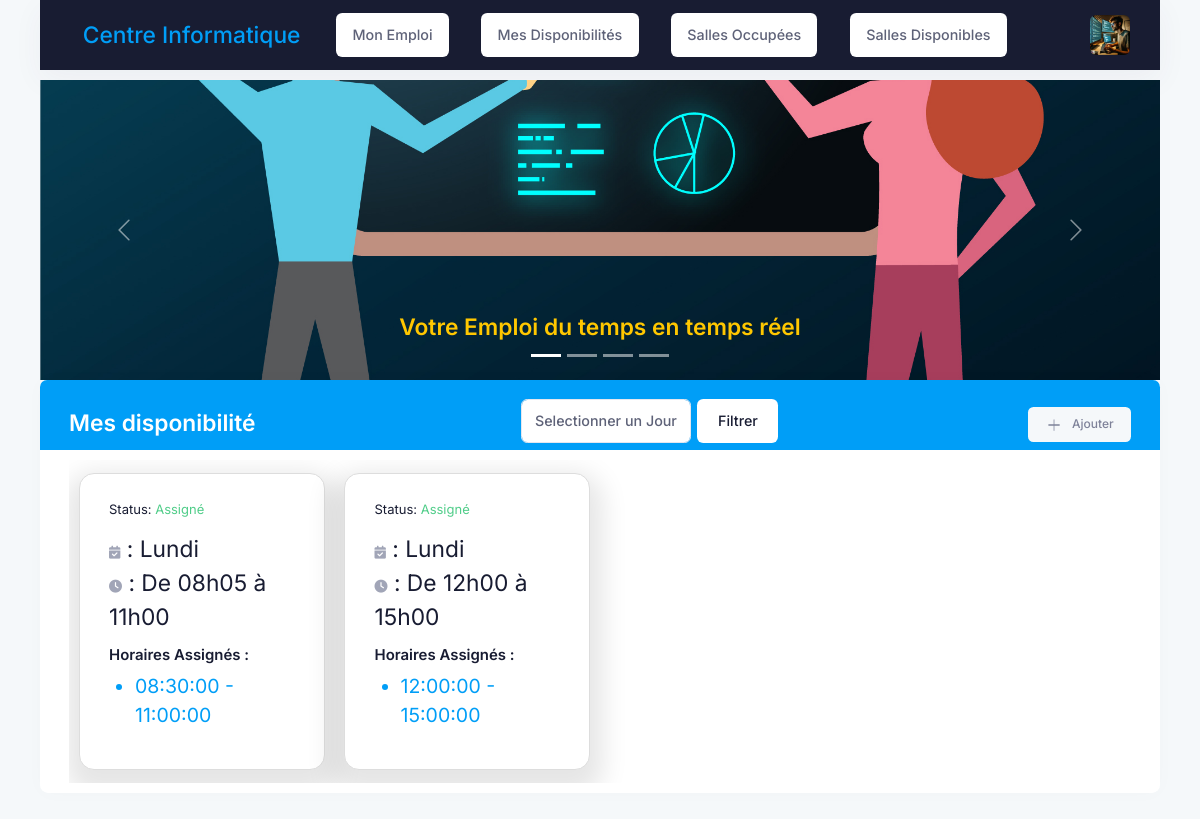
/disp (signed in), run on an earlier commit of the app's database.
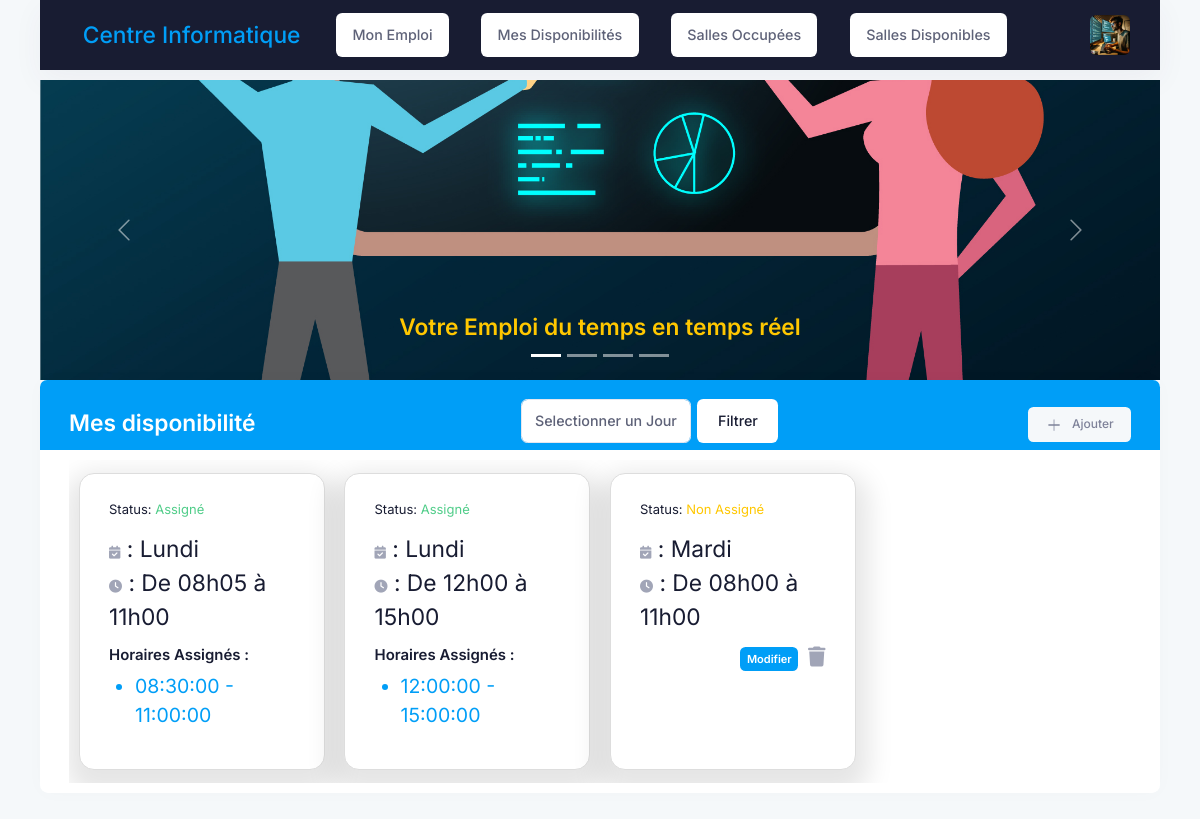
And on a later commit of the database.
### account/models.py (models this page shows, shortened)
class Teacher(models.Model):
    user = models.OneToOneField(User, on_delete=models.CASCADE)
    telephone = models.CharField(max_length=100)
    photo = models.ImageField(upload_to='teacher_photos/', blank=True, null=True)  # Ajout du champ photo de profil
    adresse = models.CharField(max_length=255, blank=True, null=True)  # Ajout du champ adresse
    cv = models.FileField(upload_to='teacher_cvs/', blank=True, null=True)  # Ajout du champ CV
    class Meta:
        verbose_name= 'Professeur'

### EmploiApp/models.py (models this page shows, shortened)
class ProfDispoWeek(models.Model):
    DAYS_OF_WEEK = [
        (0, 'Lundi'),
        (1, 'Mardi'),
        (2, 'Mercredi'),
        (3, 'Jeudi'),
        (4, 'Vendredi'),
        (5, 'Samedi'),
        (6, 'Dimanche'),
    ]
    teacher = models.ForeignKey('account.Teacher', on_delete=models.CASCADE)
    day_week = models.IntegerField(choices=DAYS_OF_WEEK)
    start_time = models.TimeField()
    end_time = models.TimeField()
    busy = models.BooleanField(default=False)  # Vérifie si la disponibilité est affectée ou pas
    occupied_intervals = models.JSONField(default=list, blank=True,null=True)  # Stocker les intervalles occupés

### EmploiApp/views.py (the view, shortened to what this page needs)
# urls.py: path('disp',views.dispo, name="dispo"),
@login_required(login_url="account:app_login")
def dispo(request):
    user = request.user
    try:
        owner = Teacher.objects.get(user=user)
    except Teacher.DoesNotExist:
        return redirect('account:app_logout')
    search_day = request.GET.get('search_day')
    dispo_list = ProfDispoWeek.objects.filter(teacher=owner).order_by('day_week', 'start_time')
    if search_day is not None and search_day != '':
        dispo_list = dispo_list.filter(day_week=int(search_day))
    paginator = Paginator(dispo_list, 8)
    page_number = request.GET.get('page')
    page_obj = paginator.get_page(page_number)
    for dispo in page_obj:
        print("Occupied intervals:", dispo.occupied_intervals)  # Ajoutez ceci avant de retourner le contexte
    context = {
        "dispos": page_obj,
        'form': Dispoform(),
    }
    return render(request, "teacher/dispo.html", context)

### EmploiApp/forms.py (shortened to what this page needs)
class Dispoform(forms.ModelForm):
        class Meta:
            model = ProfDispoWeek
            fields = ['day_week', 'start_time', 'end_time']  # Assurez-vous d'inclure tous les champs nécessaires
            widgets = {
                'day_week': forms.Select(attrs={
                    'class': 'form-control',
                    'placeholder': 'Sélectionnez le jour de la semaine'  # Optionnel
                }),
                'start_time': forms.TimeInput(attrs={
                    'class': 'form-control',
                    'type': 'time',  # Cela affichera un sélecteur d'heure dans certains navigateurs
                    'placeholder': 'Heure de début'  # Optionnel
                }),
                'end_time': forms.TimeInput(attrs={
                    'class': 'form-control',
                    'type': 'time',  # Cela affichera un sélecteur d'heure dans certains navigateurs
                    'placeholder': 'Heure de fin'  # Optionnel
                }),
            }
            labels = {
            'day_week': 'Jour de la semaine',
            'start_time': 'Heure de début',
            'end_time': 'Heure de fin',
            }

### EmploiApp/templates/teacher/dispo.html (shortened to what this page needs)
{% extends "base.html" %}
{% load static%}
{% block content %}
<div class="card mb-5 mb-xl-8">
    <div class="card-header border-0 pt-5 bg-primary">
        <div class="col-12">
        </div>
        <h3 class="card-title align-items-start flex-column text-center ">
            <span class="card-label fw-bold fs-1 mb-1 text-white">Mes disponibilité</span>
        </h3>
        <div class="">
            <form class="d-flex" role="search" method="GET">
                <select name="search_day" class="form-control me-2">
                    <option value="">Selectionner un Jour</option>
                </select>
                <button class="btn btn-white" type="submit">Filtrer </button>
            </form>
        </div>
        <div class="card-toolbar" data-bs-toggle="tooltip" data-bs-placement="top" data-bs-trigger="hover">
            <a href="#" class="btn btn-sm btn-light" data-bs-toggle="modal" data-bs-target="#kt_modal_invite_friends">
                <span class="svg-icon svg-icon-3">
                    <svg width="24" height="24" viewBox="0 0 24 24" fill="none" xmlns="http://www.w3.org/2000/svg">
                        <rect opacity="0.5" x="11.364" y="20.364" width="16" height="2" rx="1"
                            transform="rotate(-90 11.364 20.364)" fill="currentColor" />
                        <rect x="4.36396" y="11.364" width="16" height="2" rx="1" fill="currentColor" />
                    </svg>
                </span>
                Ajouter</a>
        </div>
    </div>
    <div class="card-body py-3">
        <div class="table-responsive">
            <div class="container mt-4">
                <div class="row">
                    {% for dispo in dispos %}
                    <div class="col-md-3 mb-4">
                        <div class="card card-custom shadow-lg h-100">
                            <div class="card-body">
                                <p class="fs-0">Status:
                                {% if dispo.busy %}
                                    <span class="text-success">Assigné</span>
                                {% else %}
                                    <span class="text-warning">Non Assigné</span>
                                {% endif %}
                                </p>
                                <div class="">
                                    <p class=" fs-1" style="font-size: 50px;">
                                        <i class="fas fa-calendar-check fa-2x"></i> : {{ dispo.get_day_week_display }}<br>
                                        <i class="fas fa-clock fa-2x"></i> : <span class="bold">De</span> {{ dispo.start_time|time:"H\\hi" }}  <span class="bold">à</span> {{ dispo.end_time|time:"H\\hi" }}
                                    </p>
                                </div>
                                {% if dispo.occupied_intervals %}
                                <div>
                                    <h5>Horaires Assignés :</h5>
                                    <ul class="text-primary fs-2">
                                        {% for interval in dispo.occupied_intervals %}
                                            <li>{{ interval.0 }} - {{ interval.1 }}</li>
                                        {% endfor %}
                                    </ul>
                                </div>
                            {% endif %}
                                {% if not dispo.busy %}
                                <div class="d-flex justify-content-end">
                                    <a href="#" class="me-3 btn badge badge-primary p-2 edit-dispo-btn" data-bs-toggle="modal" data-bs-target="#editDispoModal" data-id="{{ dispo.pk }}" data-day="{{ dispo.day_week }}" data-start-time="{{ dispo.start_time|time:'H:i'}}" data-end-time="{{ dispo.end_time|time:'H:i' }}">
                                        Modifier
                                    </a>
                                    <a data-bs-toggle="modal" data-bs-target="#exampleModal" class="delete-dispo-btn" data-id="{{ dispo.pk }}" data-day="{{ dispo.get_day_week_display }}" data-start-time="{{ dispo.start_time|time:'H:i' }}" data-end-time="{{ dispo.end_time|time:'H:i' }}">
                                        <i class="fa-solid fa-trash fa-2x" style="font-size: 20px;"></i>
                                    </a>
                                </div>
                                {% endif %}
                            </div>
                        </div>
                    </div>
                    {% endfor %}
                </div>
        </div>
    </div>
</div>
{% endblock content %}

### EmploiApp/templates/base.html (shortened to what this page needs)
{% load static %}
<!DOCTYPE html>
<html lang="fr">
<head>
    {% block style_link %}
            {% include "_partials/header_link.html" %}
    {% endblock style_link %}
</head>
<body>
    <div class="container">
            {% block navbar %}
                    {% include "_partials/navbar.html" %}
            {% endblock navbar %}
            {% block carousel %}
                    {% include "_partials/carousel.html" %}
            {% endblock carousel %}
            {% block content %}
            {% endblock content %}
        </div>
</body>
</html>

### EmploiApp/templates/_partials/header_link.html (shortened to what this page needs)
{% load static %}
<!DOCTYPE html>
    <link rel="stylesheet" href="https://cdnjs.cloudflare.com/ajax/libs/font-awesome/6.6.0/css/all.min.css" />
<link href="{% static 'assets/plugins/global/plugins.bundle.css' %}" rel="stylesheet" type="text/css" />
<link href="{% static 'assets/css/style.bundle.css' %}" rel="stylesheet" type="text/css" />

### EmploiApp/templates/_partials/navbar.html (shortened to what this page needs)
{% load static %}
<div class="d-flex flex-column flex-root app-root mb-3 " id="kt_app_root">
    <div class="app-page flex-column flex-column-fluid" id="kt_app_page">
        <div id="kt_app_header" class="app-header">
            <div class="app-container container-fluid d-flex align-items-stretch justify-content-between bg bg-dark" id="kt_app_header_container">
                <div class="d-flex align-items-stretch justify-content-between flex-lg-grow-1" id="kt_app_header_wrapper">
                    <div class="app-header-menu app-header-mobile-drawer align-items-stretch" data-kt-drawer="true" data-kt-drawer-name="app-header-menu" data-kt-drawer-activate="{default: true, lg: false}" data-kt-drawer-overlay="true" data-kt-drawer-width="250px" data-kt-drawer-direction="end" data-kt-drawer-toggle="#kt_app_header_menu_toggle" data-kt-swapper="true" data-kt-swapper-mode="{default: 'append', lg: 'prepend'}" data-kt-swapper-parent="{default: '#kt_app_body', lg: '#kt_app_header_wrapper'}">
                        <div class="menu menu-rounded menu-column menu-lg-row my-5 my-lg-0 align-items-stretch fw-semibold px-2 px-lg-0" id="kt_app_header_menu" data-kt-menu="true">
                            <div data-kt-menu-trigger="{default: 'click', lg: 'hover'}" data-kt-menu-placement="bottom-start" class="menu-item menu-here-bg menu-lg-down-accordion me-0 me-lg-2">
                                <span class="menu-link">
                                    <span class="menu-title fs-1 text-primary">Centre Informatique</span>
                                </span>
                            </div>
                            {% if user.is_authenticated %}
                                <div data-kt-menu-trigger="{default: 'click', lg: 'hover'}" data-kt-menu-placement="bottom-start" class="menu-item menu-lg-down-accordion me-0 me-lg-2">
                                    <div class="menu-item px-5">
                                        <a href="{% url 'emploi:app_home' %}" class="menu-link px-5 btn btn-white">Mon Emploi</a>
                                    </div>
                                    {% if user.teacher %}
                                    <div class="menu-item px-5">
                                        <a href="{% url 'emploi:dispo' %}" class="menu-link px-5 btn btn-white">Mes Disponibilités</a>
                                    </div>
                                    {% endif %}
                                    <div class="menu-item px-5">
                                        <a href="{% url 'emploi:disp_salle_occup' %}" class="menu-link px-5 btn btn-white">Salles Occupées</a>
                                    </div>
                                     <div class="menu-item px-5">
                                        <a href="{% url 'emploi:disp_salle' %}" class="menu-link px-5 btn btn-white">Salles Disponibles</a>
                                    </div>
                                </div>
                            {% endif %}
                        </div>
                    </div>
                    <div class="app-navbar flex-shrink-0">
                        <div class="app-navbar-item ms-1 ms-lg-3" id="kt_header_user_menu_toggle">
                            <div class="cursor-pointer symbol symbol-35px symbol-md-40px" data-kt-menu-trigger="{default: 'click', lg: 'hover'}" data-kt-menu-attach="parent" data-kt-menu-placement="bottom-end">
                                {% if user.etudiant %}
                                    {% if user.etudiant.photo %}
                                        <img src="{{ user.etudiant.photo.url }}" alt="user" />
                                    {% endif %}
                                {% else %}
                                    <img src="{{ user.teacher.photo.url }}" alt="user" />
                                {% endif %}
                            </div>
                        </div>
                    </div>
                </div>
            </div>
        </div>
    </div>
</div>

### EmploiApp/templates/_partials/carousel.html (shortened to what this page needs)
{% load static %}
<div id="carouselExampleCaptions" class="carousel slide" data-bs-ride="carousel">
    <div class="carousel-indicators">
        <button type="button" data-bs-target="#carouselExampleCaptions" data-bs-slide-to="0" class="active" aria-current="true" aria-label="Slide 1"></button>
        <button type="button" data-bs-target="#carouselExampleCaptions" data-bs-slide-to="1" aria-label="Slide 2"></button>
        <button type="button" data-bs-target="#carouselExampleCaptions" data-bs-slide-to="2" aria-label="Slide 3"></button>
        <button type="button" data-bs-target="#carouselExampleCaptions" data-bs-slide-to="3" aria-label="Slide 4"></button>
    </div>
    <div class="carousel-inner">
        <div class="carousel-item active">
            <img src="{% static 'assets/img/image4.jpg' %}" class="carousel-image d-block w-100" alt="Image 4">
            <div class="carousel-caption d-none d-md-block">
                <h1 class="text-warning fs-1"> Votre Emploi du temps en temps réel</h1>
            </div>
        </div>
    </div>
    <button class="carousel-control-prev" type="button" data-bs-target="#carouselExampleCaptions" data-bs-slide="prev">
        <span class="carousel-control-prev-icon" aria-hidden="true"></span>
    </button>
    <button class="carousel-control-next" type="button" data-bs-target="#carouselExampleCaptions" data-bs-slide="next">
        <span class="carousel-control-next-icon" aria-hidden="true"></span>
    </button>
</div>

### EmploiApp/templates/_partials/carousel.html (style rules this page uses)
.carousel-image { width: 100%; height: 300px; object-fit: cover; }

### EmploiApp/templates/teacher/dispo.html (style rules this page uses)
.card-custom { border: 1px solid #ddd; border-radius: 15px; box-shadow: 0 4px 8px rgba(0, 0, 0, 0.1); }

What changed in the data, as far as the page shows it:
added ProfDispoWeek: busy "Non Assigné", day_week "Mardi", start_time "08h00", end_time "11h00"
